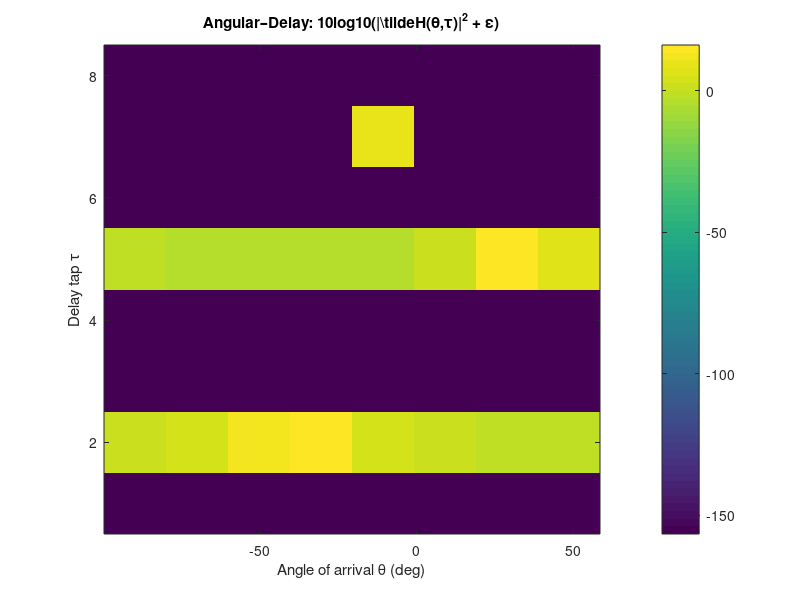

The MATLAB script that drew this image:
% Sizes and array params
T = 8; A = 8;
lambda = 1; d = lambda/2;             % half-wavelength spacing
n = 0:A-1;

% Sparse 3-tap channel (Delay x Antenna)
h = zeros(T,A);

% [|alpha|, phase_deg, theta_deg, tau_idx]
paths = [ 1.0,  20,  20, 2;    % alpha1, theta1, tau1
          0.7, -50, -35, 5;    % alpha2, theta2, tau2
          0.4,  10,   0, 7 ];  % alpha3, theta3, tau3

for p = 1:size(paths,1)
    mag   = paths(p,1);
    phdeg = paths(p,2);
    thdeg = paths(p,3);
    tau   = paths(p,4);
    alpha   = mag * exp(1j*deg2rad(phdeg));
    a_theta = exp(-1j*2*pi*(d/lambda)*n*sin(deg2rad(thdeg)));  % 1xA
    h(tau,:) = h(tau,:) + alpha * a_theta;                      % inject row
end

% ---- Spatial DFT across antennas → Angular–Delay ----
H_ang_delay = fftshift(fft(h, [], 2), 2);   % [T x A]

% Centered bin indices that match fftshift:
k_bins = (-floor(A/2)):(ceil(A/2)-1);       % length A

% Map bins → angle
sf_norm   = k_bins / A;                     % cycles/element
sin_theta = sf_norm * (lambda/d);           % (k/A)*(lambda/d)
sin_theta = max(min(sin_theta,1),-1);       % clamp numerical leakage
theta_deg = asind(sin_theta);

% Power (dB) for plotting
P_ad_dB = 10*log10(abs(H_ang_delay).^2 + eps);

% Plot: θ on x-axis, delay tap τ on y-axis
figure('Name','Angular–Delay');
imagesc(theta_deg, 1:T, P_ad_dB); axis xy
xlabel('Angle of arrival \theta (deg)'); ylabel('Delay tap \tau');
title('Angular–Delay: 10log10(|\tilde{H}(\theta,\tau)|^2 + \epsilon)');
colorbar
